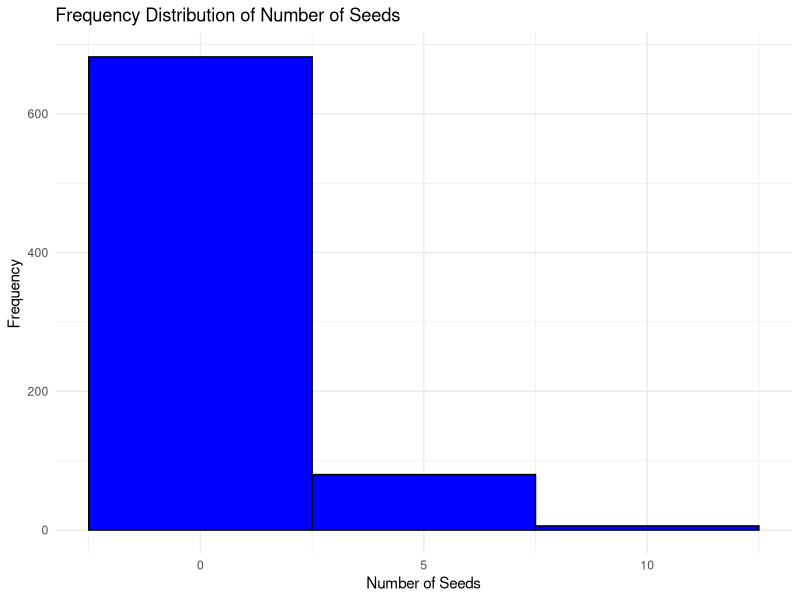
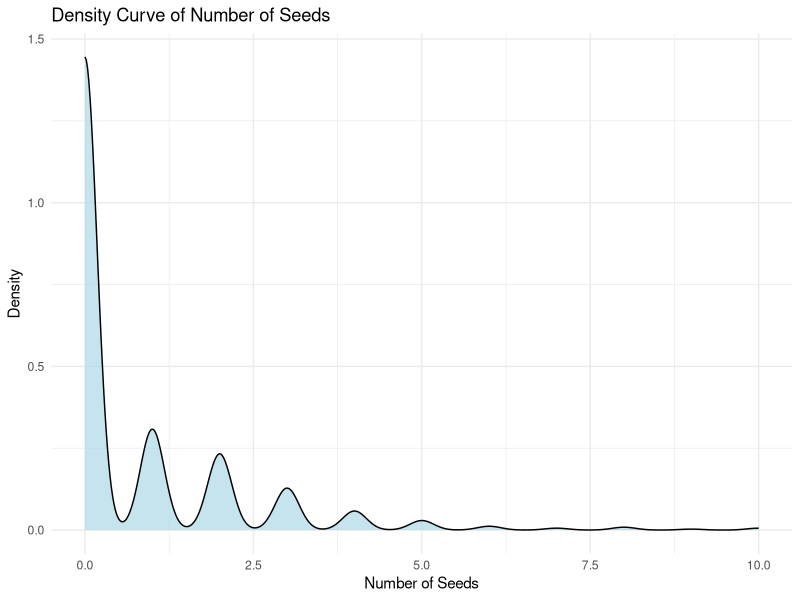
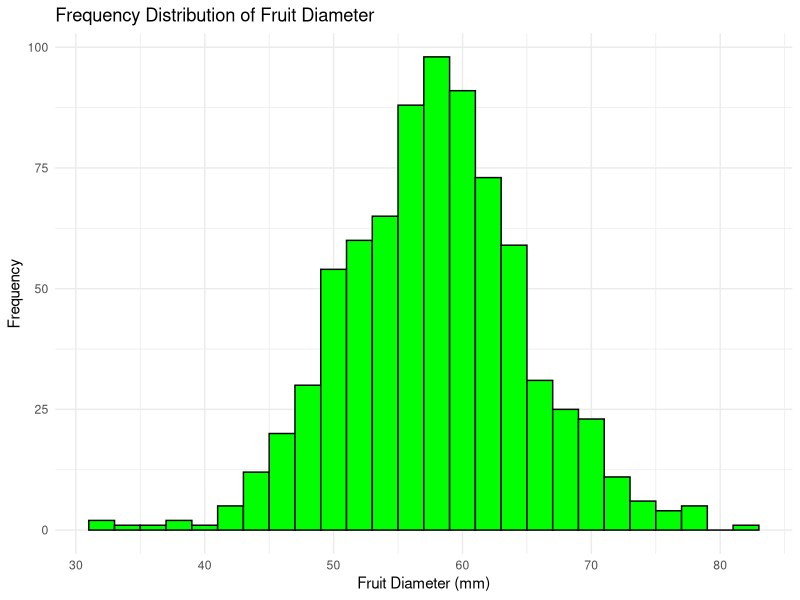
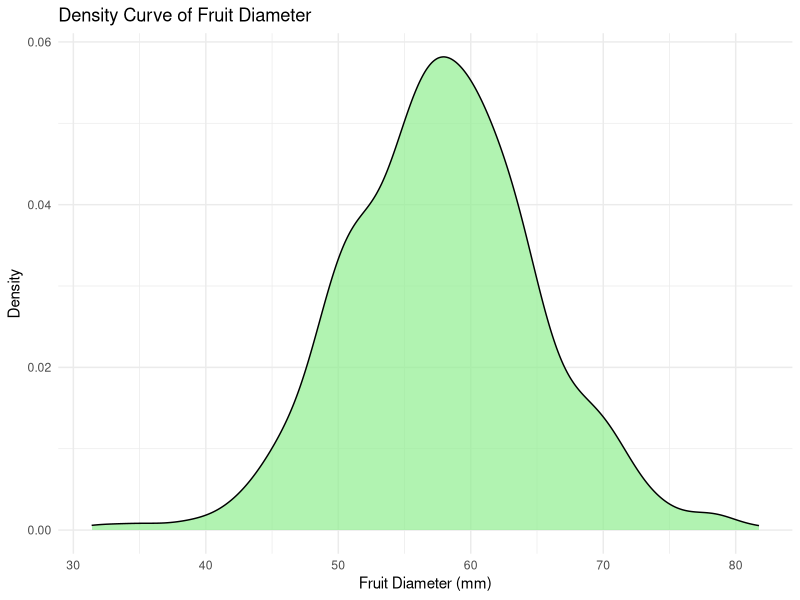
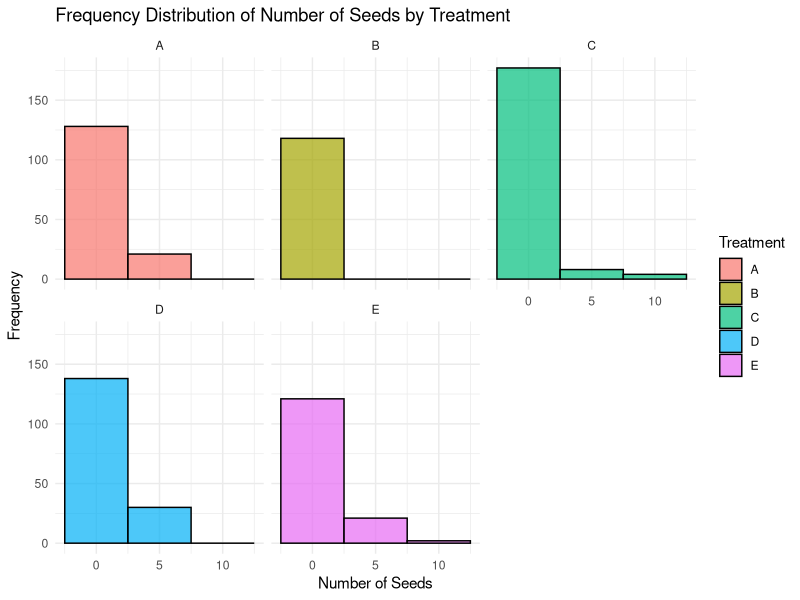
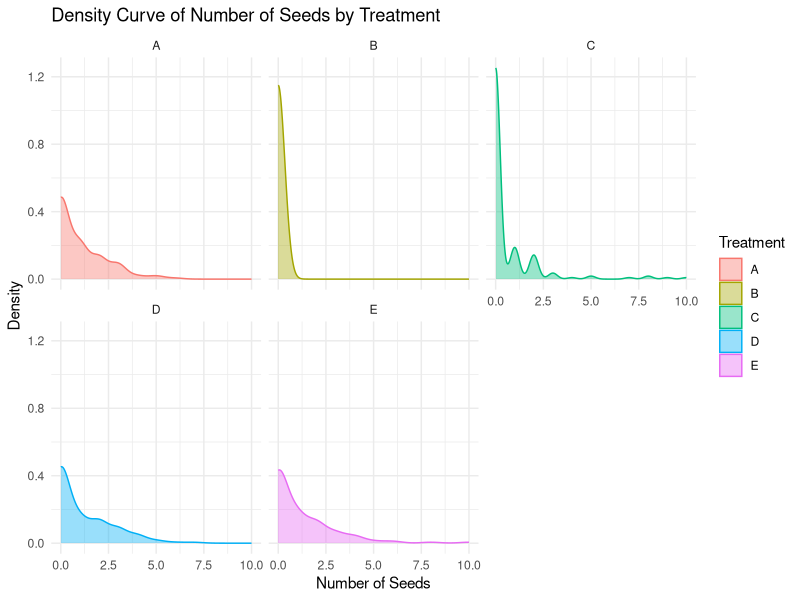
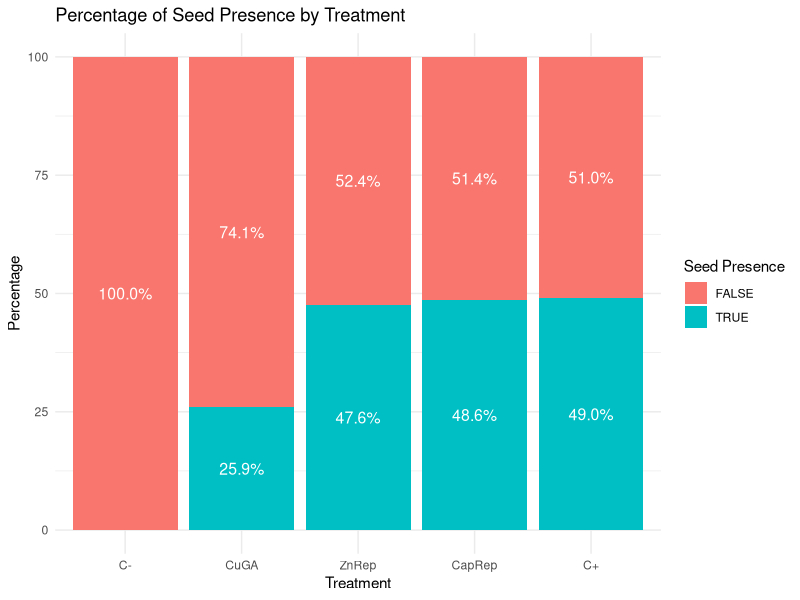

Generate these figures, in order, with R:
## ---- chunk 1
# Load necessary libraries
library(ggplot2)
library(dplyr)

# Load the dataset
data <- read.csv("DATA/frutasysemillas.csv")
## ---- chunk 2
ggplot(data, aes(x = Nseeds)) +
  geom_histogram(binwidth = 5, fill = "blue", color = "black") +
  labs(title = "Frequency Distribution of Number of Seeds",
       x = "Number of Seeds",
       y = "Frequency") +
  theme_minimal()
## ---- chunk 3
ggplot(data, aes(x = Nseeds)) +
  geom_density(fill = "lightblue", alpha = 0.7) +
  labs(title = "Density Curve of Number of Seeds",
       x = "Number of Seeds",
       y = "Density") +
  theme_minimal()
## ---- chunk 4
ggplot(data, aes(x = FrDiam)) +
  geom_histogram(binwidth = 2, fill = "green", color = "black") +
  labs(title = "Frequency Distribution of Fruit Diameter",
       x = "Fruit Diameter (mm)",
       y = "Frequency") +
  theme_minimal()
## ---- chunk 5
ggplot(data, aes(x = FrDiam)) +
  geom_density(fill = "lightgreen", alpha = 0.7) +
  labs(title = "Density Curve of Fruit Diameter",
       x = "Fruit Diameter (mm)",
       y = "Density") +
  theme_minimal()
## ---- chunk 6
ggplot(data, aes(x = Nseeds, fill = Treatment)) +
  geom_histogram(binwidth = 5, color = "black", alpha = 0.7) +
  facet_wrap(~Treatment) +
  labs(title = "Frequency Distribution of Number of Seeds by Treatment",
       x = "Number of Seeds",
       y = "Frequency") +
  theme_minimal()
## ---- chunk 7
ggplot(data, aes(x = Nseeds, color = Treatment, fill = Treatment)) +
  geom_density(alpha = 0.4) +
  facet_wrap(~Treatment) +
  labs(title = "Density Curve of Number of Seeds by Treatment",
       x = "Number of Seeds",
       y = "Density") +
  theme_minimal()
## ---- chunk 8
# Categorize fruits as Seeded or Seedless
data <- data %>%
  mutate(Seeded = ifelse(Nseeds > 0, "Seeded", "Seedless"))

# Create a contingency table
contingency_table <- table(data$Seeded, data$Treatment)

# Calculate percentages
percentage_table <- prop.table(contingency_table, margin = 2) * 100

# Perform Chi-squared Test
chi_squared_result <- chisq.test(contingency_table)

# Print results
cat("Contingency Table:\n")
print(contingency_table)
cat("\nPercentage Table:\n")
print(round(percentage_table, 2))
cat("\nChi-squared Statistic (X^2):", chi_squared_result$statistic, "\n")
cat("P-value:", chi_squared_result$p.value, "\n")
## ---- chunk 9
#chi-squared test to compare seeded versus seedless fruit 
# Step 1: Create a new column for Seeded and Seedless categorization
data <- data %>%
  mutate(Seeded = ifelse(Nseeds > 0, "Seeded", "Seedless"))  # Categorize fruits

# Step 2: Create a contingency table for Seeded vs Seedless fruits by Treatment
contingency_table <- table(data$Seeded, data$Treatment)

# Step 3: Calculate percentages
percentage_table <- prop.table(contingency_table, margin = 2) * 100  # Percentage by Treatment

# Step 4: Run the Chi-Squared Test
chi_squared_result <- chisq.test(contingency_table)

# Step 5: Extract Chi-squared statistic and p-value
x2_value <- chi_squared_result$statistic
p_value <- chi_squared_result$p.value

# Step 6: Print results
cat("Contingency Table:\n")
print(contingency_table)
cat("\nPercentage Table (Seeded vs Seedless by Treatment):\n")
print(round(percentage_table, 2))  # Rounded for clarity
cat("\nChi-squared Statistic (X^2):", x2_value, "\n")
cat("P-value:", p_value, "\n")

#Figure 5 Plot
# Load required libraries
library(ggplot2)
library(dplyr)

# Step 1: Exclude NA values in key columns
data <- data %>%
  filter(!is.na(Nseeds), !is.na(FrDiam), !is.na(Treatment))  # Remove rows with NA values

# Step 2: Categorize Seed Presence
data <- data %>%
  mutate(SeedPresence = ifelse(Nseeds > 0, "TRUE", "FALSE"))  # Categorize as Seeded or Seedless

# Step 3: Check and force Treatment levels
data$Treatment <- factor(data$Treatment, 
                         levels = c("B", "C", "D", "E", "A"))  # Order: C-, CuGA, ZnRep, CapRep, C+

# Debugging Step: Print treatment levels
print("Treatment levels after ordering:")
print(levels(data$Treatment))

# Step 4: Calculate Percentages by Treatment and SeedPresence
percent_data <- data %>%
  group_by(Treatment, SeedPresence) %>%
  summarise(Count = n(), .groups = "drop") %>%
  group_by(Treatment) %>%
  mutate(Percent = (Count / sum(Count)) * 100)

# Debugging Step: Print percent_data
print("Summarized percentage data:")
print(percent_data)

# Step 5: Force the graph to output
ggplot(percent_data, aes(x = Treatment, y = Percent, fill = SeedPresence)) +
  geom_bar(stat = "identity", position = "stack") +
  geom_text(aes(label = sprintf("%.1f%%", Percent)),
            position = position_stack(vjust = 0.5), color = "white", size = 4) +
  labs(title = "Percentage of Seed Presence by Treatment",
       x = "Treatment",
       y = "Percentage",
       fill = "Seed Presence") +
  theme_minimal() +
  scale_x_discrete(labels = c("C-", "CuGA", "ZnRep", "CapRep", "C+"))  # Correct display labels
